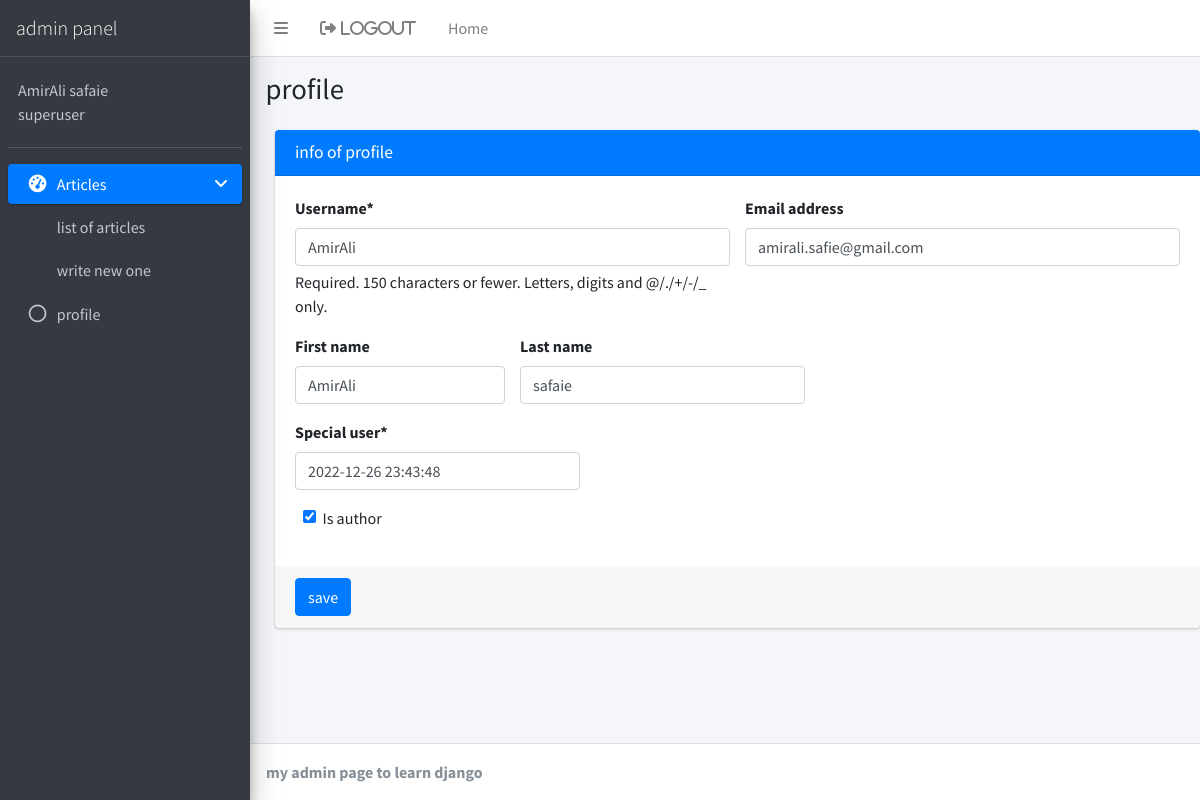
The app's page /account/make_profile/ (signed in) with its own data.
### account/models.py (models this page shows)
class User(AbstractUser):   #ارث بری از کلاس یوزر خود جنگو و ایجاد یوزر جدید برای استفاده توی پروژه
    is_author = models.BooleanField(default=False)
    special_user = models.DateTimeField(default=timezone.now)
    def special_or_not(self):
        if(timezone.now() < self.special_user):   #ایا یوزر الان یوزر طلایی هست یا ن
            return True
        else:
            return False
    special_or_not.boolean = True
    special_or_not.short_description = "special user"

### account/views.py (the view)
# urls.py: path("make_profile/",MakeProfile.as_view(),name="make_profile"), #pk پرایمری کی توی دیتابیس برای هر مقاله
class MakeProfile(LoginRequiredMixin,UpdateView):
    model = User  #از مدل یوزر که در اکانت درست کردیم استفاده میکنه که اونم از یوزر خود جنگو ارث بری میکنه
    form_class = ProfileForm
    template_name = "registration/make_profile.html"
    success_url = reverse_lazy("account:home")
    def get_object(self):
        return User.objects.get(pk=self.request.user.pk) #پروفایل کسی رو بگیره که pk با pk یوزری که توی سایته برابر
    def get_form_kwargs(self):#تابع برای فرستادن یوزر به فرم
        kwrgs =  super(MakeProfile,self).get_form_kwargs()
        kwrgs.update({
            "user":self.request.user
        })
        return kwrgs #فرستادن یوزر به عنوان عضوی از کی ورد ارگیومنت ها

### account/forms.py
class ProfileForm(forms.ModelForm):
    def __init__(self,*args,**kwargs):
        user = kwargs.pop("user") #گرفتن یوزر از ویو
        super(ProfileForm,self).__init__(*args, **kwargs)
        if not user.is_superuser: #اگر سوپر یوزر بود بتونه همه چی رو تغییر بده
            self.fields['special_user'].disabled = True
            self.fields['is_author'].disabled = True
    class Meta:
        model = User
        fields = ["username","email","first_name","last_name","special_user","is_author"]

### blog/templatetags/base_tag.py (called while the page is built)
@register.inclusion_tag("registration/partial/active_bar.html") #این تگ برای اکتیو باره لینک و اسم و اون تیکه رو میگیره و یک منو درست میکنه
def active_bar(request,link_name,content):
    return {
        "request":request,
        "link_name":link_name, #لینکی که میخوام بهش برم
        "link":f'account:{link_name}',
        "content":content
    }

### templates/registration/make_profile.html (shortened to what this page needs)
{% extends 'registration/base.html' %}
{% load crispy_forms_tags %}
{% block title %}
    profile
{% endblock %}
{% block main %}
<div class="card card-primary">
    <div class="card-header">
      <h3 class="card-title">info of profile</h3>
    </div>
    <form method="post">{%csrf_token%}
      <div class="card-body">
        {%if request.user.is_superuser%}
        <div class='row'>
            <div class='col-6'>
                {{form.username|as_crispy_field}}
            </div>
            <div class='col-6'>
                {{form.email|as_crispy_field}}
            </div>
        </div>
        {%endif%}
        <div class='row'>
            <div class='col-3'>
                {{form.first_name|as_crispy_field}}
            </div>
            <div class='col-4'>
                {{form.last_name|as_crispy_field}}
            </div>
        </div>
        <div class='row'>
            <div class='col-4'>
                {{form.special_user|as_crispy_field}}
            </div>
        </div>
        <div class='col-4'>
            {{form.is_author|as_crispy_field}}
        </div>
      </div>
      <div class="card-footer">
        <button type="submit" class="btn btn-primary">save</button>
      </div>
    </form>
  </div>
{% endblock %}

### templates/registration/sidebar.html
{%load static%}
{%load base_tag%}
  <aside class="main-sidebar sidebar-dark-primary elevation-4">
    <a href="index3.html" class="brand-link">
      <span class=" ml-2 brand-text font-weight-light">admin panel</span>
    </a>
    <div class="sidebar">
      <div class="user-panel mt-3 pb-3 mb-3 d-flex">
        <div class="info">
          <a href="#" class="d-block">{{user.get_full_name}}</a>
          {% if user.is_superuser %}
              <a href="#" class="d-block">superuser</a>
          {% elif user.is_author %}
              <a href="#" class="d-block">author</a>
          {% endif %}
        </div>
      </div>
      <nav class="mt-2">
        <ul class="nav nav-pills nav-sidebar flex-column" data-widget="treeview" role="menu" data-accordion="false">
          <li class="nav-item menu-open">
            <a href="#" class="nav-link active">
              <i class="nav-icon fas fa-tachometer-alt"></i>
              <p>
                Articles
                <i class="right fas fa-angle-left"></i>
              </p>
            </a>
            <ul class="nav nav-treeview">
              {%active_bar request "home" "list of articles"%}
              {% active_bar request "create" "write new one"%}
            </ul>
          </li>
          <li class="nav-item">
            <a href="{%url "account:make_profile"%}" class="nav-link">
              <i class="far fa-circle nav-icon"></i>
              <p>profile</p>
            </a>
          </li>
    </div>
  </aside>

### records on screen
User: get_full_name "AmirAli safaie", username "AmirAli", email "amirali.safie@gmail.com", first_name "AmirAli", last_name "safaie", special_user "2022-12-26 23:43:48", is_author "☑"

### other values on screen
{{ content }} "list of articles write new one"
